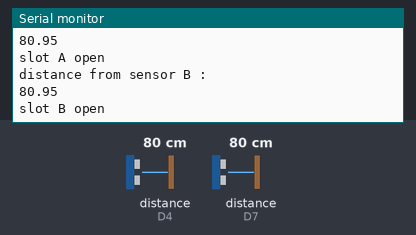
The sketch below on a simulated ESP8266 (NodeMCU). Parts: the last lines printed to the serial monitor. Wiring (inferred from the names in the program): ultrasonic range finder: trigger D3; echo D4. The test bench sets the inputs (shaded band); at power-on: distance to the obstacle (sensors on D7, D4) 80 cm. The echo pulse lasts 58.3 µs per cm; WiFi joins after 1.5 s; servers stay silent unless stated; uploads are accepted with an empty reply.

Above: at 11.7 s.
11.8 s: distance to the obstacle (sensor on D7) set to 11 cm
At 13.2 s:
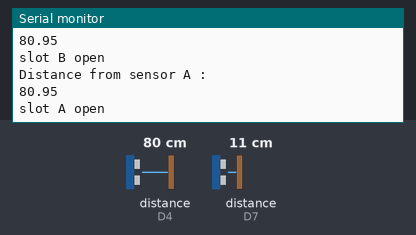
20.7 s: distance to the obstacle (sensor on D7) set to 8 cm
At 22.2 s:
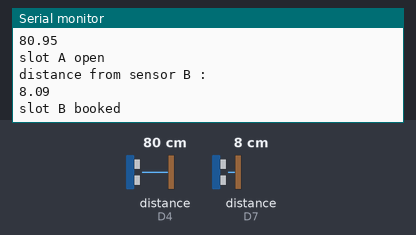
Timing chart, 0 to 23.7 s (numbered marks = the images above; inputs shaded):
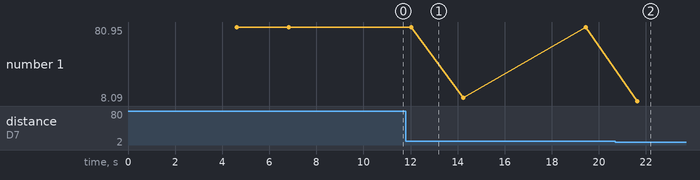

Measured:
- the behaviour switches between 10 and 9 cm on distance to the obstacle (sensor on D7) (found by bisection; images 1 and 2)
- after the input at 20.7 s, the serial monitor: prints a new line after 0.94 s (image 2)
- plotted number 1: 80.95 → 8.09 after the input at 20.7 s

The sketch:

sensor_new.ino
```cpp
#include <ESP8266WiFi.h>
#include <WiFiClient.h>
#include <ESP8266WebServer.h>
#include <ESP8266HTTPClient.h>

const char *ssid ="akash.";     // replace with your wifi ssid and wpa2 key
const char *pass ="98769876000";

int trigPin1=D3; //Sensor Trig pin connected to Arduino pin 13
int echoPin1=D4;  //Sensor Echo pin connected to Arduino pin 11
float pingTime1;  //time for ping to travel from sensor to target and return
float targetDistance1; //Distance to Target in inches
float speedOfSound=776.5; //Speed of sound in miles per hour when temp is 77 degrees.


int trigPin2=D5; //Sensor Trig pin connected to Arduino pin 13
int echoPin2=D7;  //Sensor Echo pin connected to Arduino pin 11
float pingTime2;  //time for ping to travel from sensor to target and return
float targetDistance2; //Distance to Target in inches

void setup() {

       delay(100);
       Serial.println("Connecting to ");
       Serial.println(ssid);

       WiFi.begin(ssid, pass);
       while (WiFi.status() != WL_CONNECTED)
          {
            delay(500);
            Serial.print(".");
          }
      Serial.println("");
      Serial.println("WiFi connected");


  // put your setup code here, to run once:
  Serial.begin(9600);
  pinMode(trigPin1, OUTPUT);
  pinMode(echoPin1, INPUT);

   pinMode(trigPin2, OUTPUT);
  pinMode(echoPin2, INPUT);
}

void loop() {
  // put your main code here, to run repeatedly:


  HTTPClient http;    //Declare object of class HTTPClient

  String postData,S2,S4,S1,S3;
  S2="filled";
  S4="open";
  S1="filled";
  S3="open";
  String slot1 = "A"; //user name
  String slot2 = "B"; //user name

  //Post Data
  //postData = "status=" + S2+ "&slot=" + slot ;


  delay(3000);  //Post Data at every 3 seconds


 //sensor 1

  digitalWrite(trigPin1, LOW); //Set trigger pin low
  delayMicroseconds(2000); //Let signal settle
  digitalWrite(trigPin1, HIGH); //Set trigPin1 high
  delayMicroseconds(15); //Delay in high state
  digitalWrite(trigPin1, LOW); //ping has now been sent
  delayMicroseconds(10); //Delay in low state


  pingTime1 = pulseIn(echoPin1, HIGH);  //pingTime is presented in microceconds
  pingTime1=pingTime1/1000000; //convert pingTime to seconds by dividing by 1000000 (microseconds in a second)
  pingTime1=pingTime1/3600; //convert pingtime to hourse by dividing by 3600 (seconds in an hour)
  targetDistance1= speedOfSound * pingTime1;  //This will be in miles, since speed of sound was miles per hour
  targetDistance1=targetDistance1/2; //Remember ping travels to target and back from target, so you must divide by 2 for actual target distance.
  targetDistance1= targetDistance1*160934;    //Convert miles to inches by multipling by 63360 (inches per mile)
  Serial.println("Distance from sensor A : ");
  Serial.println(targetDistance1);


  if(targetDistance1 < 10)
  {
      Serial.println("slot A booked");
       //Post Data
       postData = "status=" + S1+ "&slot=" + slot1 ;
  }
  else{
    Serial.println("slot A open");
       //Post Data
       postData = "status=" + S3+ "&slot=" + slot1 ;
  }
  http.begin("http://192.168.43.223/parking/postdemo.php");              //Specify request destination
  http.addHeader("Content-Type", "application/x-www-form-urlencoded");    //Specify content-type header

  int httpCode1 = http.POST(postData);   //Send the request
  String payload1 = http.getString();    //Get the response payload

  //Serial.println(httpCode1);   //Print HTTP return code
 // Serial.println("hello from sensor A");
 // Serial.println(payload1);    //Print request response payload


  delay(2000); //delay tenth of a  second to slow things down a little.


 //sensor 2


  digitalWrite(trigPin2, LOW); //Set trigger pin low
  delayMicroseconds(2000); //Let signal settle
  digitalWrite(trigPin2, HIGH); //Set trigPin1 high
  delayMicroseconds(15); //Delay in high state
  digitalWrite(trigPin2, LOW); //ping has now been sent
  delayMicroseconds(10); //Delay in low state


  pingTime2 = pulseIn(echoPin2, HIGH);  //pingTime is presented in microceconds
  pingTime2=pingTime2/1000000; //convert pingTime to seconds by dividing by 1000000 (microseconds in a second)
  pingTime2=pingTime2/3600; //convert pingtime to hourse by dividing by 3600 (seconds in an hour)
  targetDistance2= speedOfSound * pingTime2;  //This will be in miles, since speed of sound was miles per hour
  targetDistance2=targetDistance2/2; //Remember ping travels to target and back from target, so you must divide by 2 for actual target distance.
  targetDistance2= targetDistance2*160934;    //Convert miles to inches by multipling by 63360 (inches per mile)

  Serial.println("distance from sensor B : ");
  Serial.println(targetDistance2);
  if(targetDistance2 < 10)
  {
      Serial.println("slot B booked");
       //Post Data
       postData = "status=" + S2+ "&slot=" + slot2 ;
  }
  else{
    Serial.println("slot B open");
       //Post Data
       postData = "status=" + S4+ "&slot=" + slot2 ;
    }
  int httpCode2 = http.POST(postData);   //Send the request
  String payload2 = http.getString();    //Get the response payload

 // Serial.println(httpCode2);   //Print HTTP return code
  //Serial.println("hello from sensor 2");
 // Serial.println(payload2);    //Print request response payload
  http.end();  //Close connection
  delay(2000); //delay tenth of a  second to slow things down a little.


}
```
